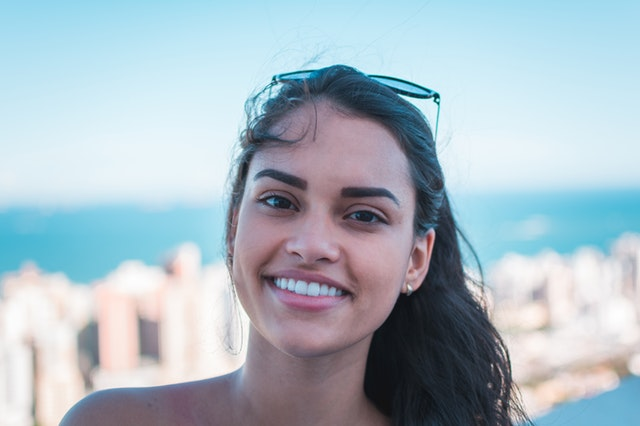
#> input picture GoruntuIsleme/18. Gülümseme Algılama (Smile Detection)-20231003T184438Z-001/4.1 smile.jpg.jpg, 640 x 426 px
$ jupyter execute '1.ResimdenGülümsemeAlgılama1.Adım.ipynb'
#> lines starting #> are read from the running program, lines starting #| are printed output that depends on the picture; after the words box and inside, x2 and y2 are one past the last pixel; in counts of white or black regions, pixels touching at a corner belong together
[cell 1]
import cv2

[cell 2]
face_cascade=cv2.CascadeClassifier("Haar cascade\\4.1 frontalface.xml.xml")
smile_cascade=cv2.CascadeClassifier("Haar cascade\\4.2 smile.xml.xml")
img=cv2.imread("4.1 smile.jpg.jpg")
#> img is the input picture: shape (426, 640, 3); mean B, G, R 195.2, 185.1, 169.2
gray=cv2.cvtColor(img,cv2.COLOR_BGR2GRAY)
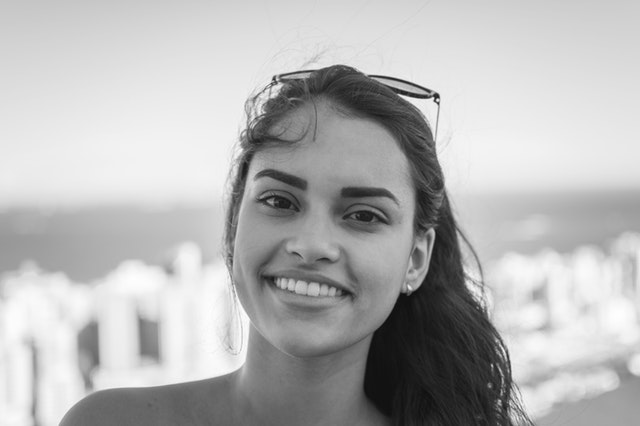
#> gray: shape (426, 640); min 12, max 255, mean 181.5
faces=face_cascade.detectMultiScale(gray,1.3,5)
#> faces = [[201, 117, 229, 229]]

[cell 3]
# yüze dikdörtgen çizip doğru algılamış mı diye kontrol ediyoruz
for (x,y,w,h) in faces:
    cv2.rectangle(img,(x,y),(x+w,y+h),(255,0,0),3)
#> this loop made 1 pass
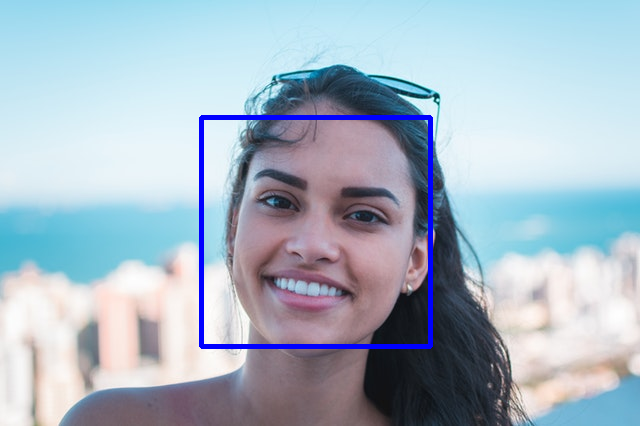
#> img: shape (426, 640, 3); 1.68% of pixels changed, all inside (x1, y1, x2, y2) = (199, 115, 433, 349)
cv2.imshow("img",img)
cv2.waitKey(0)
cv2.destroyAllWindows()

[cell 4]
# şimdi yüzü ayrı bir roiye tutturup gülümseme arayacağım
roi_img=img[y:y+h,x:x+w]
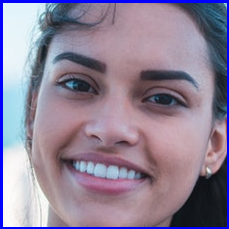
#> roi_img: shape (229, 229, 3); mean B, G, R 152.2, 130.5, 142.6
#roi_gray=gray[y:y+h,x:x+w]
roi_gray=cv2.cvtColor(roi_img,cv2.COLOR_BGR2GRAY)# bu da olur , üstteki de olur
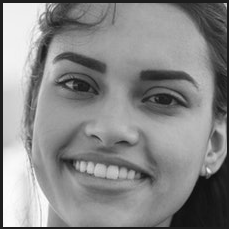
#> roi_gray: shape (229, 229); min 12, max 255, mean 136.6
smiels=smile_cascade.detectMultiScale(roi_gray,1.5,5)
#> smiels = [[46, 142, 122, 61]]
for (xs,ys,ws,hs) in smiels:
    cv2.rectangle(roi_img,(xs,ys),(xs+ws,ys+hs),(0,0,255),2)
#> this loop made 1 pass
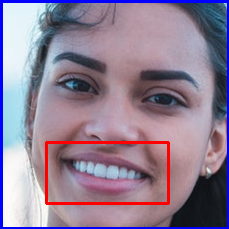
#> roi_img: shape (229, 229, 3); 2.09% of pixels changed, all inside (x1, y1, x2, y2) = (45, 141, 170, 205)
cv2.imshow("img",img)
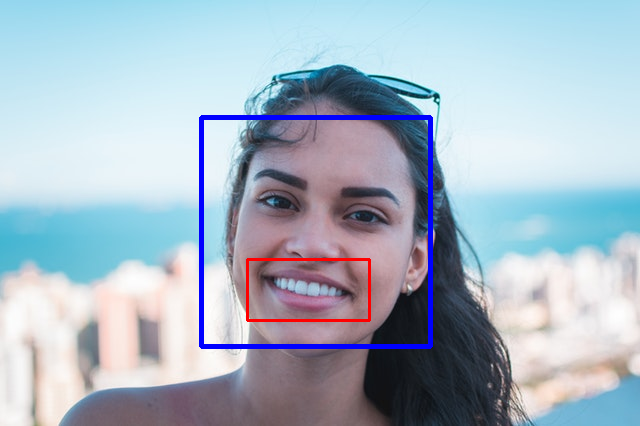
#> window 'img': shape (426, 640, 3); mean B, G, R 196.4, 182.3, 167.3
cv2.waitKey(0)
cv2.destroyAllWindows()
